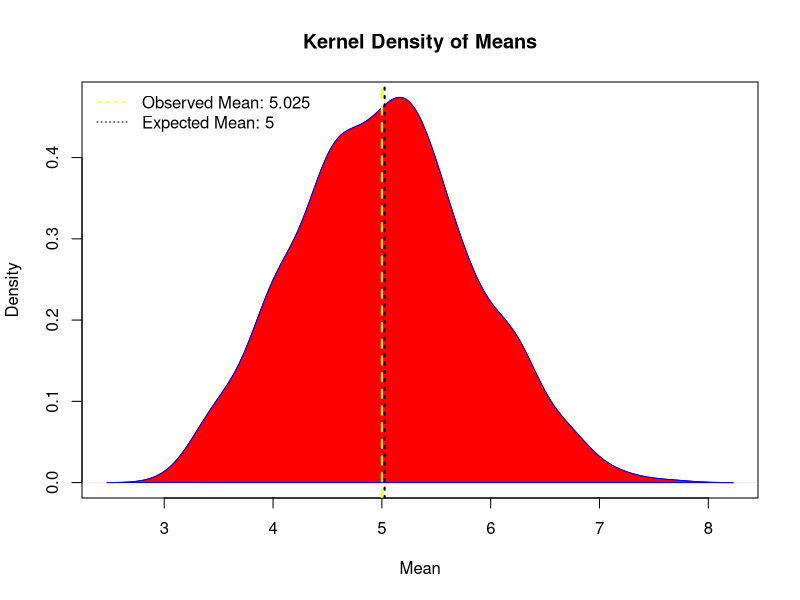
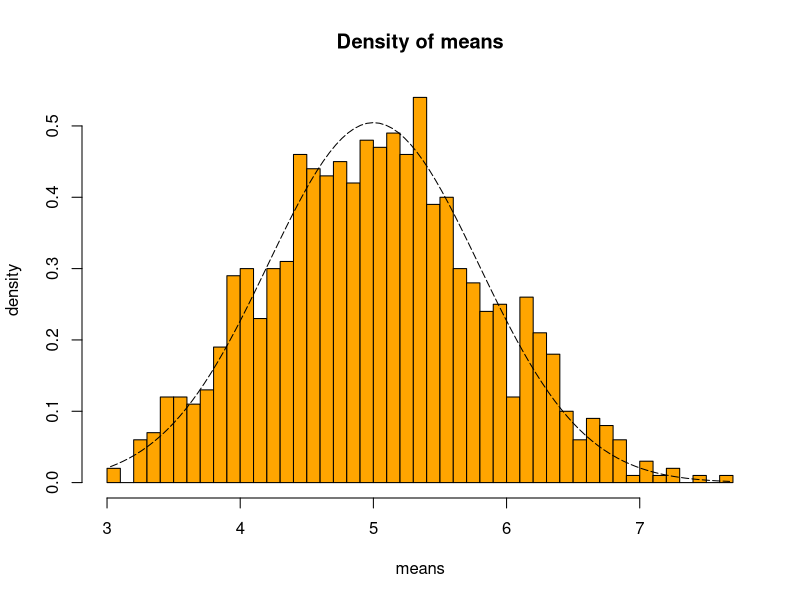
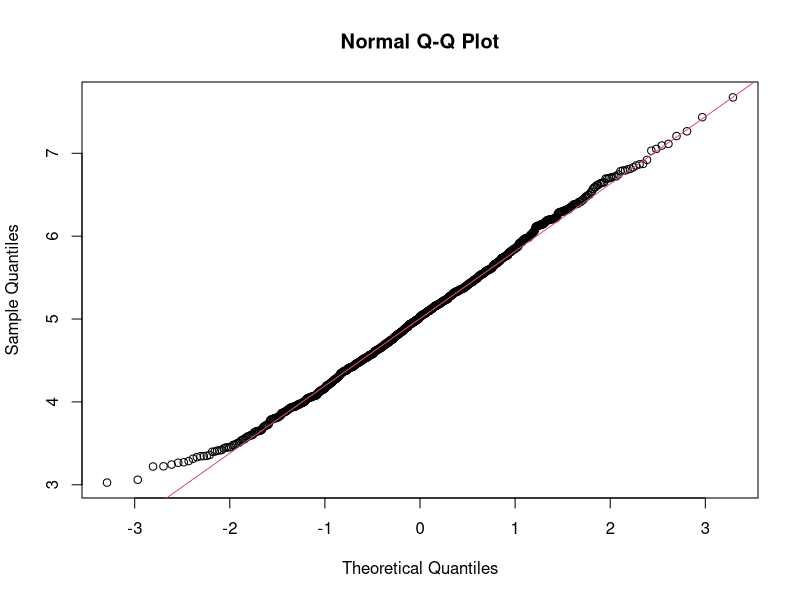
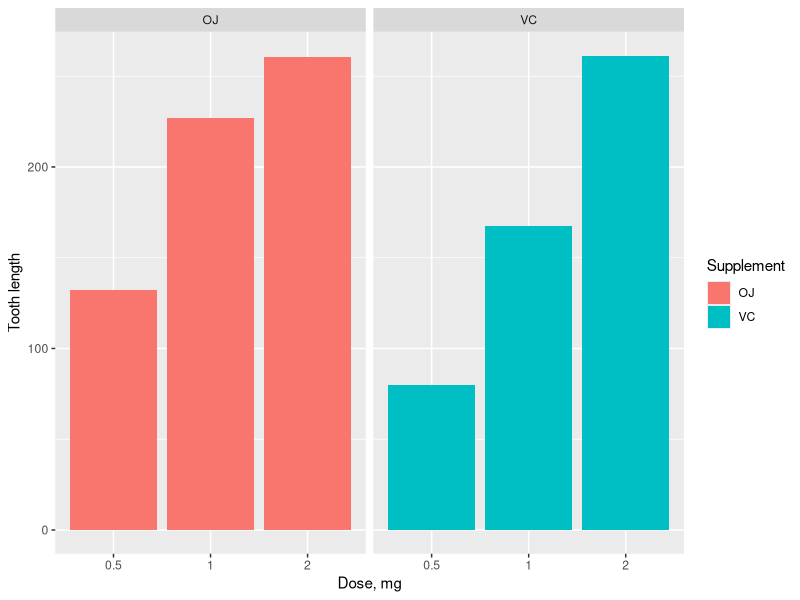

Generate these figures, in order, with R:
## ---- chunk 1
knitr::opts_chunk$set(echo = TRUE)
library(datasets)
library(ggplot2)
## ---- chunk 2
set.seed(round(1000*pi, 0))

lambda <- 0.2
# We willl be taking the average of 40 exponentials
n <- 40
# we will be comparing this distribution to 1000 random uniforms
numOfSims <- 1000
simulatedExponentials <- replicate(numOfSims, rexp(n, lambda))
# now lets compute the mean of these simulations
means <- apply(simulatedExponentials, 2, mean)
d <- density(means)
## ---- chunk 3
plot(d, main = "Kernel Density of Means", xlab = "Mean")
polygon(d, col = "red", border = "blue")
observed_mean <- mean(means)
legend("topleft", legend = c(paste("Observed Mean:",round(observed_mean,3)), paste("Expected Mean:",lambda^-1)),
       lty = c(2,3), col = c("yellow", "black"), bty = "n")
abline(v=lambda^-1, col = "yellow", lwd = 2, lty = 2)
abline(v=observed_mean, col = "black", lty = 3, lwd = 2)
## ---- chunk 4
# first let's compute the standard deviations
sample_sd <- sd(means)
expected_sd <- (1/lambda)/sqrt(n)
# now let's focus on the variance of the 2
sample_var <- sample_sd^2
expected_var <- ((1/lambda)*(1/sqrt(n)))^2
compareMatrix <- matrix(c(1/lambda,observed_mean,
                          expected_var, sample_var), nrow = 2)
rownames(compareMatrix) <- c("Expected","Observed")
colnames(compareMatrix) <- c("mean", "variance")
compareMatrix
## ---- chunk 5
# lets overlay the normal distribution over our observed data (density/histogram)
xfit <- seq(min(means), max(means), length=100)
yfit <- dnorm(xfit, mean=1/lambda, sd=(1/lambda/sqrt(n)))
hist(means,breaks=n,prob=T,col="orange",xlab = "means",main="Density of means",ylab="density")
lines(xfit, yfit, pch=22, col="black", lty=5)

qqnorm(means)
qqline(means, col = 2)
## ---- chunk 6
tg <- ToothGrowth
tg$dose <- as.factor(tg$dose)
str(tg)
summary(tg)

ggplot(data=tg, aes(x=dose, y=len, fill=supp)) + geom_bar(stat="identity",) + facet_grid(. ~ supp) + 
  xlab("Dose, mg") + ylab("Tooth length") + guides(fill=guide_legend(title="Supplement"))
## ---- chunk 7
ci <- t.test(len ~ supp, data = tg)
pval <- ci$p.value
ci
## ---- chunk 8
tg.dose1 <- subset(tg, dose %in% c(0.5,1.0))
tg_dose2 <- subset(tg, dose %in% c(0.5,2.0))
tg_dose3 <- subset(tg, dose %in% c(1.0,2.0))

# construct the CI for dose of 0.5 and 1.0
t.test(len ~ dose, data = tg.dose1)
#construct the CI for a dose of 0.5 and 2.0
t.test(len ~ dose, data = tg_dose2)
# construct the CI for a dose of 1.0 and 2.0
t.test(len ~ dose, data = tg_dose3)
